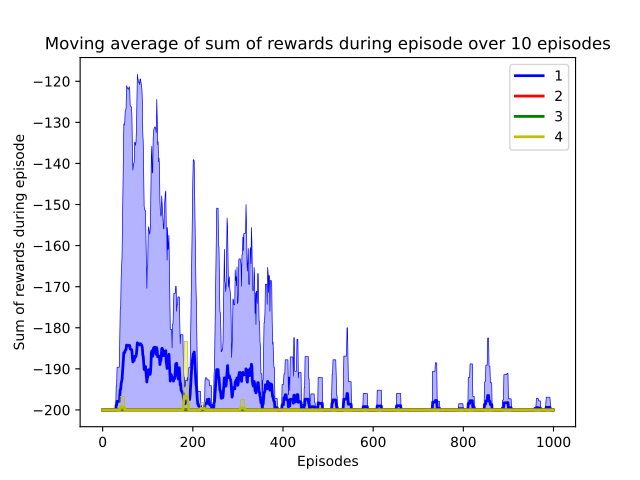

The Python source for this figure:
import gym
import numpy as np
import matplotlib.pyplot as plt
import tqdm

import os,sys 
parentdir = os.path.dirname(os.path.dirname(os.path.abspath(__file__))) 
sys.path.insert(0,parentdir)  
import plotting_results
import DQN.DQN_v2 as DQN 

env_name='MountainCar-v0'
env=gym.make(env_name)
hidden_dims=(512,128)
num_episodes=1000
# max_timestep=200
discount_factor=1.0
network_learning_rate=0.0005
start_epsilon=0.005
end_epsilon=1e-10
decay_steps=8000
type_of_decay='exp'
seed=20
SEED = (45,  8, 16, 78, 90)
with_target_Q=[True, True, False, False]
step_update_target=10

with_buffer=[True, False, False, True]
max_size=100000
batch_size=300

color=['b', 'r', 'g', 'y']
label=['DQN_with_targetQ_with_buffer','DQN_with_targetQ_without_buffer','DQN_without_targetQ_without_buffer','DQN_without_targetQ_with_buffer' ]
label=['1','2','3','4']

fig, axs = plt.subplots(sharey=False, sharex=False)

for i in range(4):
    print(i,with_target_Q[i],with_buffer[i],color[i],label[i])

    episode_reward_result=[]
    step_reward_result=[]
    episode_length_result=[]
    total_step_result=[]

    for seed in SEED:
        print(seed)
        episode_reward,step_reward,episode_length,total_step=DQN.DQN(env_name,
                hidden_dims,
                num_episodes,
                discount_factor,
                network_learning_rate,
                start_epsilon,
                end_epsilon,
                decay_steps,
                type_of_decay,
                with_target_Q[i],
                step_update_target,
                with_buffer[i],
                max_size,
                batch_size,
                seed)
    
        episode_reward_result.append(episode_reward)
        step_reward_result.append(step_reward)
        episode_length_result.append(episode_length)
        total_step_result.append(total_step)

    label=['1','2','3','4']
    # plotting_results.plot_subplot_episode_reward(result=episode_reward_result,n=10,axs=axs,i=0,color=color[i],label=label[i])
    # plotting_results.plot_subplot_episode_length(result=episode_length_result,n=10,axs=axs,i=1,color=color[i],label=label[i])
    plotting_results.plot_only_return(result=episode_reward_result,n=10,axs=axs,color=color[i],label=label[i])

    #save data
    episode_reward_result=np.array(episode_reward_result)
    # step_reward_result_Q_learning=np.array(step_reward_result,dtype=float)
    episode_length_result=np.array(episode_length_result)

    label=['DQN_with_targetQ_with_buffer','DQN_with_targetQ_without_buffer','DQN_without_targetQ_without_buffer','DQN_without_targetQ_with_buffer' ]
    my_path = os.path.dirname(os.path.abspath(__file__))# Figures out the absolute path for you in case your working directory moves around.
    my_file = os.path.splitext(os.path.basename(__file__))[0]+'_'+label[i]+'.npz'
    np.savez(os.path.join(my_path, my_file), 
        episode_reward_result=episode_reward_result, 
        episode_length_result=episode_length_result)


plt.subplots_adjust(hspace=1)
# #save plot
my_path = os.path.dirname(os.path.abspath(__file__))
my_file = os.path.splitext(os.path.basename(__file__))[0]+'.pdf'
plt.savefig(os.path.join(my_path, my_file))
